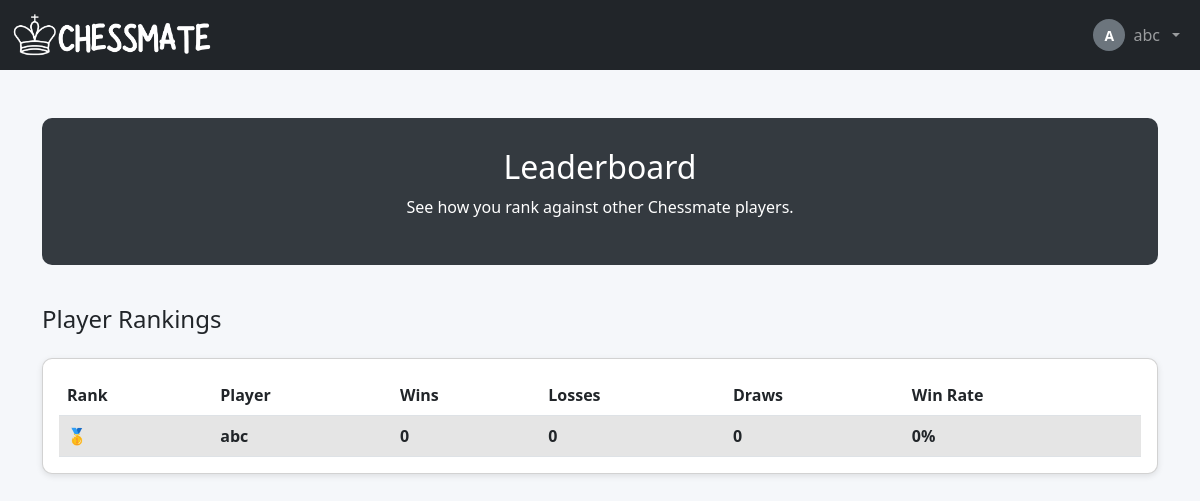
Before: /leaderboard (signed in) with the older database file.
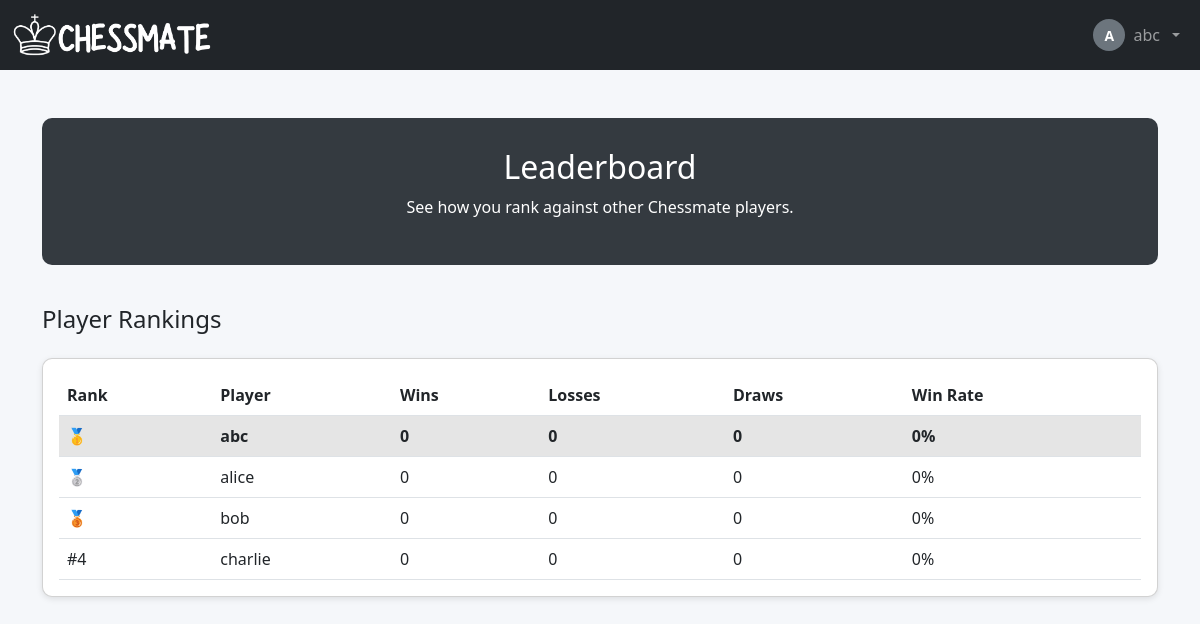
After: the same page with the newer database file.
### app/models.py (models this page shows)
class User(db.Model):
    username = db.Column(db.String(100), unique=True, nullable=False, primary_key=True)
    email = db.Column(db.String(100), unique=True, nullable=False)
    password_hash = db.Column(db.String(256), nullable=False)
    profile_pic = db.Column(db.String(200), nullable=True)

### app/routes.py (the view, shortened to what this page needs)
@app.route('/leaderboard')
def leaderboard():
    if 'username' not in session:
        flash('Please log in to access this page!', 'error')
        return redirect(url_for('login'))
    all_users = User.query.all()
    players = []
    for u in all_users:
        matches = Match.query.filter(
            (Match.player == u.username) | (Match.opponent == u.username)
        ).all()
        wins = losses = draws = 0
        total = wins + losses + draws
        players.append({
            'username': u.username,
            'wins': wins,
            'losses': losses,
            'draws': draws,
            'win_rate': round((wins / total * 100) if total > 0 else 0, 1)
        })
    players.sort(key=lambda x: (x['wins'], x['win_rate']), reverse=True)
    return render_template('leaderboard.html', players=players, username=session['username'])

### app/routes.py (called while the page is built)
@app.context_processor
def inject_profile_pic():
    if 'username' in session:
        user = User.query.filter_by(username=session['username']).first()
        if user:
            return {'profile_pic': user.profile_pic}
    return {'profile_pic': None}

### app/templates/leaderboard.html (shortened to what this page needs)
{% extends "base.html" %}
{% block content %}
<div class="container mt-5">
  <div class="header text-center">
    <h2>Leaderboard</h2>
    <p>See how you rank against other Chessmate players.</p>
  </div>
  <h4 class="section-title">Player Rankings</h4>
  <div class="row mt-4">
    <div class="col-12">
      <div class="card card-ui p-3">
        <table class="table table-hover mb-0">
          <thead>
            <tr>
              <th>Rank</th>
              <th>Player</th>
              <th>Wins</th>
              <th>Losses</th>
              <th>Draws</th>
              <th>Win Rate</th>
            </tr>
          </thead>
          <tbody>
            {% for player in players %}
            <tr {% if player.username == username %}class="table-active fw-bold"{% endif %}>
              <td class="rank-cell" data-rank="{{ loop.index }}">#{{ loop.index }}</td>
              <td>{{ player.username }}</td>
              <td>{{ player.wins }}</td>
              <td>{{ player.losses }}</td>
              <td>{{ player.draws }}</td>
              <td>{{ player.win_rate }}%</td>
            </tr>
            {% endfor %}
          </tbody>
        </table>
      </div>
    </div>
  </div>
</div>
{% endblock %}

### app/templates/base.html (shortened to what this page needs)
<!DOCTYPE html>
<html lang="en">
<head>
  <link href="https://cdn.jsdelivr.net/npm/bootstrap@5.3.0/dist/css/bootstrap.min.css" rel="stylesheet">
  <link rel="stylesheet" href="https://cdn.jsdelivr.net/npm/bootstrap-icons@1.11.0/font/bootstrap-icons.min.css">
  <link rel="stylesheet" href="{{ url_for('static', filename='stylesheets/main.css') }}">
</head>
<body>
  <nav class="navbar navbar-expand-lg navbar-dark bg-dark">
    <div class="container-fluid">
      <a class="navbar-brand" href="{{ url_for('home') }}"><img class ="logo" src="{{url_for('static',filename='images/Chessmate.png')}}" alt="Chessmate logo"></a>
      <div class="collapse navbar-collapse" id="mainNav">
        <ul class="navbar-nav ms-auto align-items-center">
          {% if session.username %}
          <li class="nav-item dropdown">
            <a class="nav-link dropdown-toggle d-flex align-items-center gap-2 py-1" href="#" role="button" data-bs-toggle="dropdown">
              {% if profile_pic %}
                <img src="{{ url_for('static', filename='images/profiles/' + profile_pic) }}"
                     class="rounded-circle border border-secondary" width="32" height="32" style="object-fit:cover;" alt="Profile">
              {% else %}
                <div class="rounded-circle bg-secondary d-flex align-items-center justify-content-center text-white fw-bold"
                     style="width:32px;height:32px;font-size:14px;">
                  {{ session.username[0].upper() }}
                </div>
              {% endif %}
              {{ session.username }}
            </a>
          </li>
          {% endif %}
        </ul>
      </div>
    </div>
  </nav>
  {% block content %}{% endblock %}
</body>
</html>

### app/static/stylesheets/main.css (style rules this page uses)
body { background-color: #f5f7fa; }
.header { background-color: #343a40; color: white; padding: 30px; border-radius: 10px; }
.card-ui { border-radius: 10px; box-shadow: 0 2px 6px rgba(0,0,0,0.1); }
.section-title { margin-top: 40px; margin-bottom: 15px; }
.logo { width: 200px; }

Changed rows visible on the page:
added User: username "alice", wins "0", losses "0", draws "0", win_rate "0"
added User: username "bob", wins "0", losses "0", draws "0", win_rate "0"
added User: username "charlie", wins "0", losses "0", draws "0", win_rate "0"
